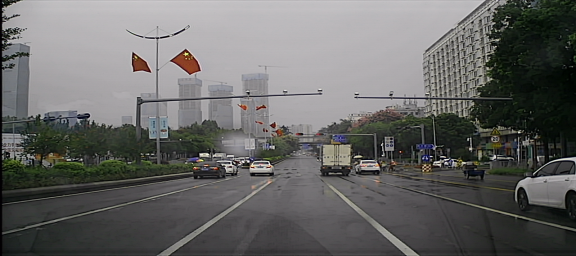
//> input picture 3_opencv/1.png, 576 x 256 px
$ ./7   (built with g++ and OpenCV 4)
//> lines starting //> are read from the running program, lines starting //| are printed output that depends on the picture; after the words box and inside, x2 and y2 are one past the last pixel; in counts of white or black regions, pixels touching at a corner belong together
//> further down, image is the input picture: 256 rows x 576 cols, CV_8UC3; mean B, G, R 101.3, 102.7, 102.8
#include <opencv2/opencv.hpp>
#include <stdio.h>
#include <string>
#include <random>
#include <unistd.h>
// #


using namespace std;
using namespace cv;


void image_base_info(cv::Mat image, int n)
{
//> called with n = 5000

    cout <<image.dims<<endl;
//| 2

    std::default_random_engine e;
    std::uniform_int_distribution<int> randomr(0,image.rows - 1);
    std::uniform_int_distribution<int> randomc(0,image.cols - 1);


    for(int i=0;i<100;i++)
    {
        cout<<i<<"----" <<e<<"---"<< endl;
        //单独使用 default_random_engine 显示异常
        //必须搭配uniform_int_distribution使用
        cout<<i<<"----" <<e<<"---"<<randomc(e)<< endl;

        //必须有延迟,否则显示不完整
        // usleep(1000*1000);//usleep单位:微秒
        //1秒bai=1000毫秒(ms)

        // 1秒=1,000,000 微秒(μs)
    }

    int i,j;
    for(int k = 0;k<n; k++)
    {

        i = randomr(e);
        j = randomc(e);

        image.at<Vec3b>(i, j)[0] = 255;
        image.at<Vec3b>(i, j)[1] = 255;
        image.at<Vec3b>(i, j)[2] = 255;
    }
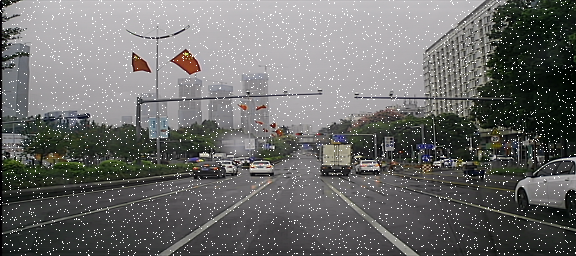
//> image: 256 rows x 576 cols, CV_8UC3; 3.33% of pixels changed, all inside (x1, y1, x2, y2) = (0, 0, 576, 256)

    cout << image.dims<< endl;
//| 2
    cout << image.rows<< endl;
//| 256
    cout << image.cols<< endl;
//| 576
    cout << image.channels()<< endl;
//| 3
    cout << image.step[0]<< endl;
//| 1728
    cout << image.step[1]<< endl;
//| 3
    cout << image.elemSize()<< endl;//一个像素点的大小  CV_8U3C=1*3
//| 3
    cout << image.elemSize1()<< endl;
//| 1
    //数据类型的大小 UCHAR = 1 （ElemSize / Channel）

    Mat test_im = image.clone();
    for (int i=0;i<test_im.rows;i++)
    {
        uchar * ptr = test_im.data + i * test_im.step;//step 是一行的数据长度
        for(int j =0; j< test_im.step;j++)
        {
            *(ptr + j) = i%255;//ptr一行的数据改写为灰度值0~255
            //0是黑,255是白
        }
    }
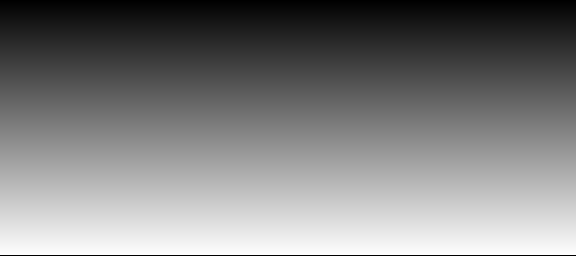
//> test_im: 256 rows x 576 cols, CV_8UC3; min 0, max 254, mean 126.5

    namedWindow("test");
    imshow("test",test_im);

    Mat copy_im = image.clone();
    for (int i = 0;i<copy_im.rows; i++)
    {
        for (int j =0;j<copy_im.cols;j++)
        {
            Vec3b pixel;
            //vector<uchar, 3>。
            //简单而言就是一个uchar类型的，长度为3的vector向量。
            pixel[0]=i%255;
            pixel[1]=j%255;
            pixel[2]=0;

            copy_im.at<Vec3b>(i,j) = pixel;

        }
    }
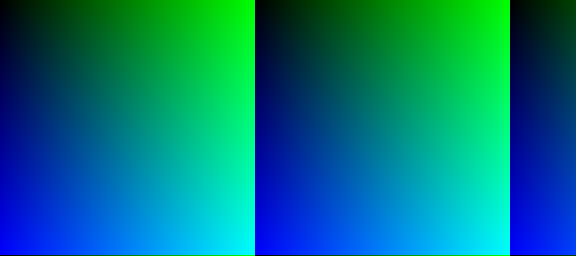
//> copy_im: 256 rows x 576 cols, CV_8UC3; mean B, G, R 126.5, 116.2, 0
    namedWindow("new");
    imshow("new", copy_im);


}

// int main(int argc, char * argv)
int main()
{

    Mat image = imread("../1.png", 1);
    imshow("1", image);

    int n = 5000;
    image_base_info(image, n);

    namedWindow("image", WINDOW_AUTOSIZE);
    imshow("image", image);

    waitKey(0);
    destroyAllWindows();

    return 0;
}
